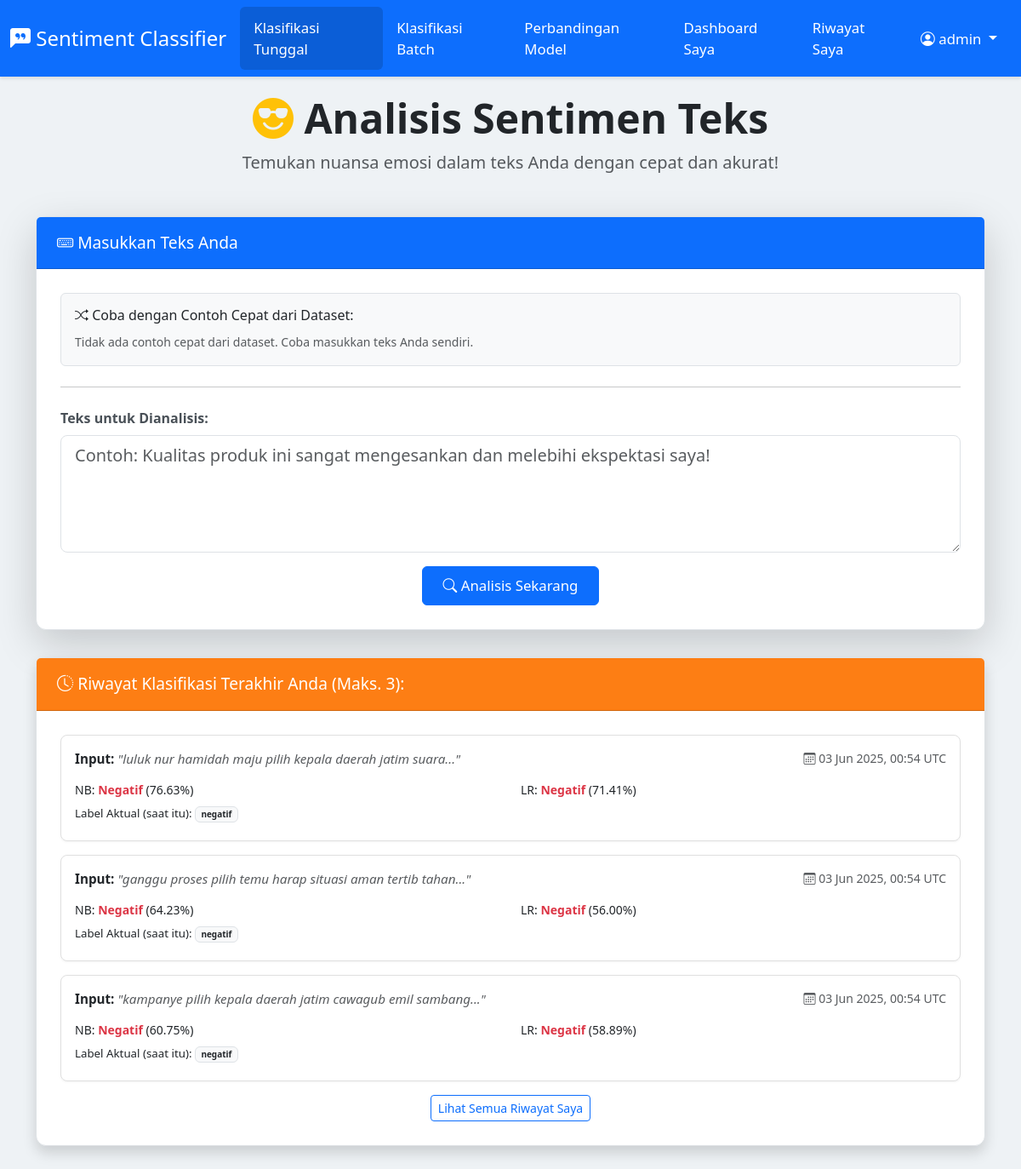
Screenshot of / (signed in) with the database file from the repository.
### app.py (models this page shows, shortened)
class User(UserMixin, db.Model):
    __tablename__ = 'user'
    id = db.Column(db.Integer, primary_key=True)
    username = db.Column(db.String(80), unique=True, nullable=False)
    password_hash = db.Column(db.String(256), nullable=False)
    histories = db.relationship('History', backref='author', lazy='dynamic')

class History(db.Model):
    __tablename__ = 'history'
    id = db.Column(db.Integer, primary_key=True)
    timestamp = db.Column(db.DateTime, nullable=False, default=datetime.utcnow)
    input_text = db.Column(db.Text, nullable=False)
    naive_bayes_label = db.Column(db.String(50))
    naive_bayes_probability = db.Column(db.String(10))
    naive_bayes_all_probs = db.Column(db.Text)
    naive_bayes_accuracy = db.Column(db.String(10))
    logistic_regression_label = db.Column(db.String(50))
    logistic_regression_probability = db.Column(db.String(10))
    logistic_regression_all_probs = db.Column(db.Text)
    logistic_regression_accuracy = db.Column(db.String(10))
    actual_label_retrieved = db.Column(db.String(100))
    user_id = db.Column(db.Integer, db.ForeignKey('user.id'), nullable=False)

### app.py (the view)
@app.route('/')
def home():
    history_preview = []
    if current_user.is_authenticated:
        history_preview = History.query.filter_by(user_id=current_user.id)\
                                     .order_by(History.timestamp.desc())\
                                     .limit(3).all()
    else:
        session_history = session.get(HISTORY_SESSION_KEY, [])
        history_preview = session_history[-3:][::-1]
    quick_examples_data = get_quick_examples_from_dataset()
    return render_template('index.html',
                           history=history_preview,
                           quick_examples=quick_examples_data)

### app.py (called while the page is built)
@login_manager.user_loader
def load_user(user_id):
    return User.query.get(int(user_id))

### templates/index.html (shortened to what this page needs)
<!DOCTYPE html>
<html lang="id">
<head>
    <link href="https://cdn.jsdelivr.net/npm/bootstrap@5.3.0-alpha1/dist/css/bootstrap.min.css" rel="stylesheet" />
    <link rel="stylesheet" href="https://cdn.jsdelivr.net/npm/bootstrap-icons@1.10.5/font/bootstrap-icons.css" />
</head>
<body>
    <nav class="navbar navbar-expand-lg navbar-dark">
      <div class="container-fluid">
        <a class="navbar-brand" href="{{ url_for('home') }}"><i class="bi bi-chat-left-quote-fill"></i> Sentiment Classifier</a>
        <div class="collapse navbar-collapse" id="navbarNav">
          <ul class="navbar-nav me-auto mb-2 mb-lg-0">
            <li class="nav-item">
              <a class="nav-link {% if request.endpoint == 'home' %}active{% endif %}" href="{{ url_for('home') }}">Klasifikasi Tunggal</a>
            </li>
            <li class="nav-item">
              <a class="nav-link {% if request.endpoint == 'klasifikasi_batch_route' %}active{% endif %}" href="{{ url_for('klasifikasi_batch_route') }}">Klasifikasi Batch</a>
            </li>
            <li class="nav-item">
              <a class="nav-link {% if request.endpoint == 'model_comparison_view' %}active{% endif %}" href="{{ url_for('model_comparison_view') }}">Perbandingan Model</a>
            </li>
            {% if current_user.is_authenticated %}
            <li class="nav-item"> <a class="nav-link {% if request.endpoint == 'dashboard_route' %}active{% endif %}" href="{{ url_for('dashboard_route') }}">Dashboard Saya</a>
            </li>
            <li class="nav-item">
              <a class="nav-link {% if request.endpoint == 'classification_history_view' %}active{% endif %}" href="{{ url_for('classification_history_view') }}">Riwayat Saya</a>
            </li>
            {% endif %}
          </ul>
          <ul class="navbar-nav ms-auto">
            {% if current_user.is_authenticated %}
              <li class="nav-item dropdown">
                <a class="nav-link dropdown-toggle" href="#" id="navbarDropdownUser" role="button" data-bs-toggle="dropdown" aria-expanded="false">
                  <i class="bi bi-person-circle"></i> {{ current_user.username }}
                </a>
              </li>
            {% endif %}
          </ul>
        </div>
      </div>
    </nav>
    <div class="container content-wrapper">
        <div class="text-center mb-5">
            <h1 class="display-5 fw-bold"><i class="bi bi-emoji-sunglasses-fill text-warning"></i> Analisis Sentimen Teks</h1>
            <p class="lead text-muted">Temukan nuansa emosi dalam teks Anda dengan cepat dan akurat!</p>
        </div>
        <div class="card shadow-lg">
            <div class="card-header">
                <i class="bi bi-keyboard"></i> Masukkan Teks Anda
            </div>
            <div class="card-body">
                <div class="mb-4 p-3 bg-light border rounded">
                    <h6 class="mb-2 text-dark"><i class="bi bi-shuffle"></i> Coba dengan Contoh Cepat dari Dataset:</h6>
                    {% if quick_examples %}
                        <div class="d-flex flex-wrap gap-2">
                            {% for example in quick_examples %}
                                {% set btn_class = 'btn-outline-secondary' %}
                                {% set icon_class = 'bi-chat-dots' %}
                                {% if example.label == 'positif' %}{% set btn_class = 'btn-outline-success' %}{% set icon_class = 'bi-hand-thumbs-up' %}
                                {% elif example.label == 'negatif' %}{% set btn_class = 'btn-outline-danger' %}{% set icon_class = 'bi-hand-thumbs-down' %}
                                {% endif %}
                                <button type="button"
                                        class="btn {{ btn_class }} btn-sm quick-text-btn"
                                        title="Sentimen aktual dari dataset: {{ example.label | title }}"
                                        data-fulltext="{{ example.text }}">
                                    <i class="bi {{ icon_class }}"></i> {{ example.text | truncate(40) }}
                                </button>
                            {% endfor %}
                        </div>
                    {% else %}
                        <p class="text-muted mb-0"><small>Tidak ada contoh cepat dari dataset. Coba masukkan teks Anda sendiri.</small></p>
                    {% endif %}
                </div>
                <hr class="mb-4">
                <form method="POST" action="{{ url_for('classify_text_input_route') }}">
                    <div class="mb-3">
                      <label for="text_input_id" class="form-label"><strong>Teks untuk Dianalisis:</strong></label>
                      <textarea class="form-control form-control-lg" id="text_input_id" name="text_input" rows="4" required placeholder="Contoh: Kualitas produk ini sangat mengesankan dan melebihi ekspektasi saya!">{{ last_input_text if last_input_text else '' }}</textarea>
                    </div>
                    <div class="text-center">
                        <button type="submit" class="btn btn-primary btn-lg">
                            <i class="bi bi-search"></i> Analisis Sekarang
                        </button>
                    </div>
                </form>
            </div>
        </div>
        {% if history and not last_input_text and (current_user.is_authenticated or history|length > 0) %}
        <div class="card history-card mt-4 shadow">
            <div class="card-header">
                <i class="bi bi-clock-history"></i>
                {% if current_user.is_authenticated %}
                    Riwayat Klasifikasi Terakhir Anda (Maks. 3):
                {% else %}
                    Riwayat Sesi Ini (Maks. 3):
                {% endif %}
            </div>
            <div class="card-body">
                {% if history %}
                    {% for item in history %}
                    <div class="history-item">
                        <div class="d-flex justify-content-between">
                            <p class="mb-1"><strong>Input:</strong> <em class="text-muted">"{{ item.input_text | truncate(60) }}"</em></p>
                            <small class="text-muted">
                                <i class="bi bi-calendar3"></i>
                                {% if item.timestamp %}
                                    {% if current_user.is_authenticated %}
                                        {{ item.timestamp.strftime('%d %b %Y, %H:%M') }} UTC
                                    {% else %}
                                        {{ item.timestamp.split(' ')[0] }}
                                    {% endif %}
                                {% else %}
                                    N/A
                                {% endif %}
                            </small>
                        </div>
                        <div class="row mt-2">
                            <div class="col-sm-6">
                                <small>NB: <strong class="{% if item.naive_bayes_label == 'positif' %}text-positif{% elif item.naive_bayes_label == 'negatif' %}text-negatif{% else %}text-netral{% endif %}">{{ item.naive_bayes_label | title }}</strong>
                                {% if item.naive_bayes_probability %}({{ item.naive_bayes_probability }}){% endif %}</small>
                            </div>
                            <div class="col-sm-6">
                                <small>LR: <strong class="{% if item.logistic_regression_label == 'positif' %}text-positif{% elif item.logistic_regression_label == 'negatif' %}text-negatif{% else %}text-netral{% endif %}">{{ item.logistic_regression_label | title }}</strong>
                                {% if item.logistic_regression_probability %}({{ item.logistic_regression_probability }}){% endif %}</small>
                            </div>
                        </div>
                        {% if item.actual_label_retrieved and item.actual_label_retrieved not in ["N/A (Dataframe Error)", "Data tidak ditemukan di CSV"] %}
                        <p class="mt-1"><small>Label Aktual (saat itu): <span class="badge bg-light text-dark border">{{ item.actual_label_retrieved }}</span></small></p>
                        {% endif %}
                    </div>
                    {% endfor %}
                    {% if current_user.is_authenticated and history|length > 0 %}
                    <div class="text-center mt-3">
                        <a href="{{ url_for('classification_history_view') }}" class="btn btn-outline-primary btn-sm">Lihat Semua Riwayat Saya</a>
                    </div>
                    {% endif %}
                {% else %}
                    {% if current_user.is_authenticated %}
                    <p class="text-center text-muted">Belum ada riwayat klasifikasi untuk Anda.</p>
                    {% else %}
                     <p class="text-center text-muted">Belum ada riwayat. <a href="{{ url_for('login_route') }}">Login</a> untuk menyimpan riwayat pribadi Anda.</p>
                    {% endif %}
                {% endif %}
            </div>
        </div>
        {% endif %}
    </div>
</body>
</html>

### templates/index.html (style rules this page uses)
body { font-family: 'Segoe UI', Tahoma, Geneva, Verdana, sans-serif; background-color: #eef2f5; padding-top: 70px; }
.navbar { background-color: #0d6efd !important; box-shadow: 0 2px 4px rgba(0,0,0,0.1); position: fixed; top: 0; width: 100%; z-index: 1030; }
.navbar .navbar-brand, .navbar .navbar-nav .nav-link { color: white !important; }
.navbar .navbar-brand { font-size: 1.5rem; font-weight: 500; }
.navbar .navbar-nav .nav-link { font-size: 1.05rem; padding: 0.75rem 1rem; border-radius: 0.375rem; transition: background-color 0.2s ease-in-out; }
.navbar .navbar-nav .nav-link:hover, .navbar .navbar-nav .nav-link.active { background-color: #0b5ed7; }
.content-wrapper { padding-top: 2.5rem; padding-bottom: 2.5rem; }
.card { border: 1px solid #dee2e6; border-radius: 0.75rem; box-shadow: 0 0.5rem 1rem rgba(0,0,0,0.1); margin-bottom: 2rem; }
.card-header { background-color: #0d6efd; color: white; font-weight: 500; font-size: 1.2rem; border-top-left-radius: 0.75rem; border-top-right-radius: 0.75rem; padding: 1rem 1.5rem; }
.card-body { padding: 1.75rem; }
.form-label { font-weight: 500; color: #495057; }
.btn-primary { background-color: #0d6efd; border-color: #0d6efd; padding: 0.6rem 1.5rem; font-size: 1.05rem; border-radius: 0.375rem; }
.text-negatif { color: #dc3545 !important; font-weight: bold; }
.history-card .card-header { background-color: #fd7e14; }
.history-item { background-color: #ffffff; border: 1px solid #e0e0e0; padding: 1rem; border-radius: 0.5rem; margin-bottom: 1rem; box-shadow: 0 1px 3px rgba(0,0,0,0.05); }
.history-item p { margin-bottom: 0.3rem; font-size: 0.95rem; }

### rows the page displays
User: username "admin"
History: input_text "luluk nur hamidah maju pilih kepala daerah jatim suara...", timestamp "03 Jun 2025, 00:54", naive_bayes_label "Negatif", naive_bayes_probability "76.63%", logistic_regression_label "Negatif", logistic_regression_probability "71.41%", actual_label_retrieved "negatif"
History: input_text "ganggu proses pilih temu harap situasi aman tertib tahan...", timestamp "03 Jun 2025, 00:54", naive_bayes_label "Negatif", naive_bayes_probability "64.23%", logistic_regression_label "Negatif", logistic_regression_probability "56.00%", actual_label_retrieved "negatif"
History: input_text "kampanye pilih kepala daerah jatim cawagub emil sambang...", timestamp "03 Jun 2025, 00:54", naive_bayes_label "Negatif", naive_bayes_probability "60.75%", logistic_regression_label "Negatif", logistic_regression_probability "58.89%", actual_label_retrieved "negatif"
